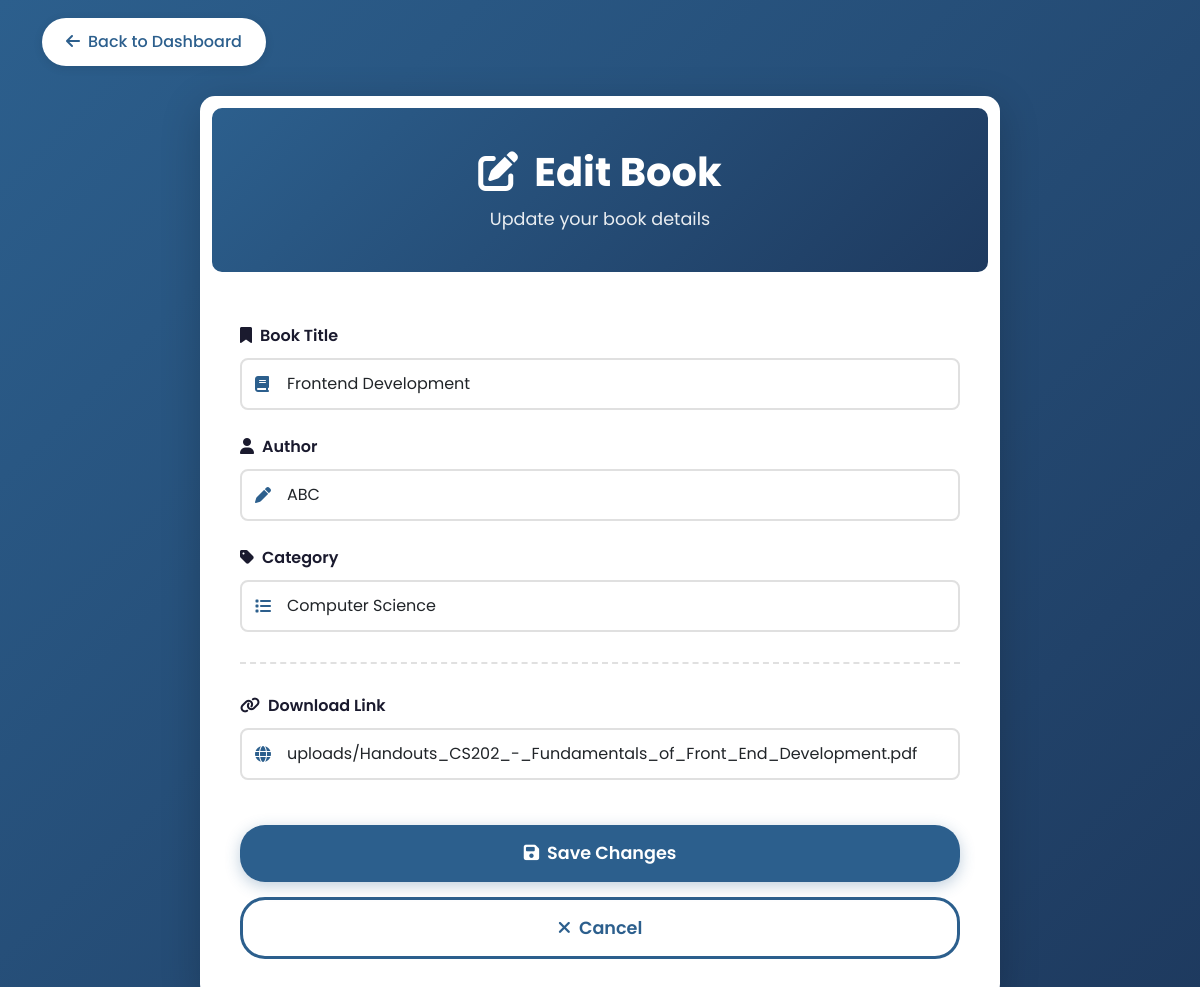
/edit_book/12 (signed in), run on the app's committed database.
### tables this page shows
CREATE TABLE books (
    id INTEGER PRIMARY KEY AUTOINCREMENT,
    owner_id INTEGER NOT NULL,
    title TEXT NOT NULL,
    author TEXT NOT NULL,
    category TEXT NOT NULL,
    status TEXT DEFAULT 'available',
    location_notes TEXT,
    type TEXT NOT NULL,
    image_file TEXT, -- Added this to store "data.jpg", "python.webp", etc.
    file_path TEXT,
    added_date TIMESTAMP DEFAULT CURRENT_TIMESTAMP,
    FOREIGN KEY (owner_id) REFERENCES users (id)
);

### app.py (the view, shortened to what this page needs)
@app.route('/edit_book/<int:book_id>', methods=['GET', 'POST'])
@login_required
def edit_book(book_id):
    conn = get_db_connection()
    book = conn.execute('SELECT * FROM books WHERE id = ?', (book_id,)).fetchone()
    if book is None:
        flash('Book not found!', 'danger')
        conn.close()
        return redirect(url_for('dashboard'))
    if book['owner_id'] != current_user.id:
        flash('You can only edit your own books!', 'danger')
        conn.close()
        return redirect(url_for('dashboard'))
    conn.close()
    return render_template('edit_book.html', book=book)

### app.py (called while the page is built)
def get_db_connection():
    connection = sqlite3.connect('database.db')
    connection.row_factory = sqlite3.Row
    return connection

@login_manager.user_loader
def load_user(user_id):
    conn = get_db_connection()
    user = conn.execute('SELECT * FROM users WHERE id = ?', (user_id,)).fetchone()
    conn.close()
    if user:
        return User(user['id'], user['username'], user['email'], user['role'])
    return None

### templates/edit_book.html (shortened to what this page needs)
<!DOCTYPE html>
<html lang="en">
<head>
    <link href="https://cdn.jsdelivr.net/npm/bootstrap@5.3.0/dist/css/bootstrap.min.css" rel="stylesheet">
    <link rel="stylesheet" href="https://cdnjs.cloudflare.com/ajax/libs/font-awesome/6.4.0/css/all.min.css">
    <link rel="stylesheet" href="{{ url_for('static', filename='css/style.css') }}">
</head>
<body style="padding: 18px 0px 0px">
    <div class="container">
        <a href="{{ url_for('dashboard') }}" class="back-button">
            <i class="fas fa-arrow-left me-2"></i>Back to Dashboard
        </a>
        <div class="borrow-container">
            <div class="borrow-header">
                <h1><i class="fas fa-edit me-3"></i>Edit Book</h1>
                <p>Update your book details</p>
            </div>
            <div class="borrow-body">
                <form action="{{ url_for('edit_book', book_id=book['id']) }}" method="POST">
                    <div class="form-section">
                        <label for="title" class="form-label">
                            <i class="fas fa-bookmark me-2"></i>Book Title
                        </label>
                        <div class="input-icon">
                            <i class="fas fa-book"></i>
                            <input type="text" class="form-control" id="title" name="title"
                                value="{{ book['title'] }}" required>
                        </div>
                    </div>
                    <div class="form-section">
                        <label for="author" class="form-label">
                            <i class="fas fa-user me-2"></i>Author
                        </label>
                        <div class="input-icon">
                            <i class="fas fa-pen"></i>
                            <input type="text" class="form-control" id="author" name="author"
                                value="{{ book['author'] }}" required>
                        </div>
                    </div>
                    <div class="form-section">
                        <label for="category" class="form-label">
                            <i class="fas fa-tag me-2"></i>Category
                        </label>
                        <div class="input-icon">
                            <i class="fas fa-list"></i>
                            <select class="form-control" id="category" name="category" required>
                                <option value="Computer Science"   {% if book['category'] == 'Computer Science' %}selected{% endif %}>Computer Science</option>
                            </select>
                        </div>
                    </div>
                    <div class="section-divider"></div>
                    {% if book['type']|lower == 'digital' %}
                    <div class="form-section">
                        <label for="download_link" class="form-label">
                            <i class="fas fa-link me-2"></i>Download Link
                        </label>
                        <div class="input-icon">
                            <i class="fas fa-globe"></i>
                            <input type="url" class="form-control" id="download_link" name="download_link"
                                value="{{ book['file_path'] or '' }}">
                        </div>
                    </div>
                    {% endif %}
                    <button type="submit" class="btn-submit">
                        <i class="fas fa-save me-2"></i>Save Changes
                    </button>
                    <a href="{{ url_for('dashboard') }}" class="btn-cancel">
                        <i class="fas fa-times me-2"></i>Cancel
                    </a>
                </form>
            </div>
        </div>
    </div>
</body>
</html>

### static/css/style.css (style rules this page uses)
:root { --primary-dark: #1a1a2e; --primary-blue: #2c5f8d; --accent-navy: #1e3a5f; --accent-teal: #4a90a4; }
* { margin: 0; padding: 0; box-sizing: border-box; }
body { font-family: 'Poppins', sans-serif; background: linear-gradient(135deg, #2c5f8d 0%, #1e3a5f 100%); }
body { font-family: 'Poppins', sans-serif; background: linear-gradient(135deg, #2c5f8d 0%, #1e3a5f 100%); min-height: 100vh; padding: 0px 0; position: relative; overflow-x: hidden; }
.container { position: relative; z-index: 1; }
.back-button { background-color: white; color: var(--primary-blue); border: none; padding: 12px 24px; border-radius: 25px; font-weight: 500; box-shadow: 0 2px 10px rgba(0, 0, 0, 0.1); text-decoration: none; display: inline-block; margin-bottom: 30px; transition: all 0.3s ease; }
.borrow-container { background: white; border-radius: 15px; box-shadow: 0 10px 40px rgba(0, 0, 0, 0.2); overflow: hidden; max-width: 800px; margin: 0 auto; }
.borrow-header { background: linear-gradient(135deg, var(--primary-blue) 0%, var(--accent-navy) 100%); color: white; padding: 40px; border: 12px solid #fff; border-radius: 22px; text-align: center; }
.borrow-header h1 { font-size: 2.5rem; font-weight: bold; margin-bottom: 10px; }
.borrow-header p { font-size: 1.1rem; opacity: 0.9; margin-bottom: 0; }
.borrow-body { padding: 40px; }
.form-label { font-weight: 600; color: var(--primary-dark); margin-bottom: 10px; font-size: 1rem; }
.form-control, .form-select { border: 2px solid #e0e0e0; border-radius: 8px; padding: 12px 15px; font-size: 1rem; transition: all 0.3s ease; }
.input-icon { position: relative; }
.input-icon i { position: absolute; left: 15px; top: 50%; transform: translateY(-50%); color: var(--primary-blue); }
.input-icon .form-control { padding-left: 45px; }
.btn-submit { background: var(--primary-blue); color: white; border: none; padding: 15px 40px; border-radius: 25px; font-size: 1.1rem; font-weight: 600; width: 100%; margin-top: 20px; transition: all 0.3s ease; box-shadow: 0 4px 15px rgba(44, 95, 141, 0.3); }
.btn-cancel { background: #fff; color: var(--primary-blue); border: 3px solid var(--primary-blue); padding: 15px 40px; border-radius: 25px; font-size: 1.1rem; font-weight: 600; width: 100%; margin-top: 15px; transition: all 0.3s ease; text-decoration: none; display: block; text-align: center; }
.form-section { margin-bottom: 25px; }
.section-divider { border-top: 2px dashed #e0e0e0; margin: 30px 0; }

### data on the page
books: title "Frontend Development", author "ABC", category "Computer Science", download_link "uploads/Handouts_CS202_-_Fundamentals_of_Front_End_Development.pdf"
